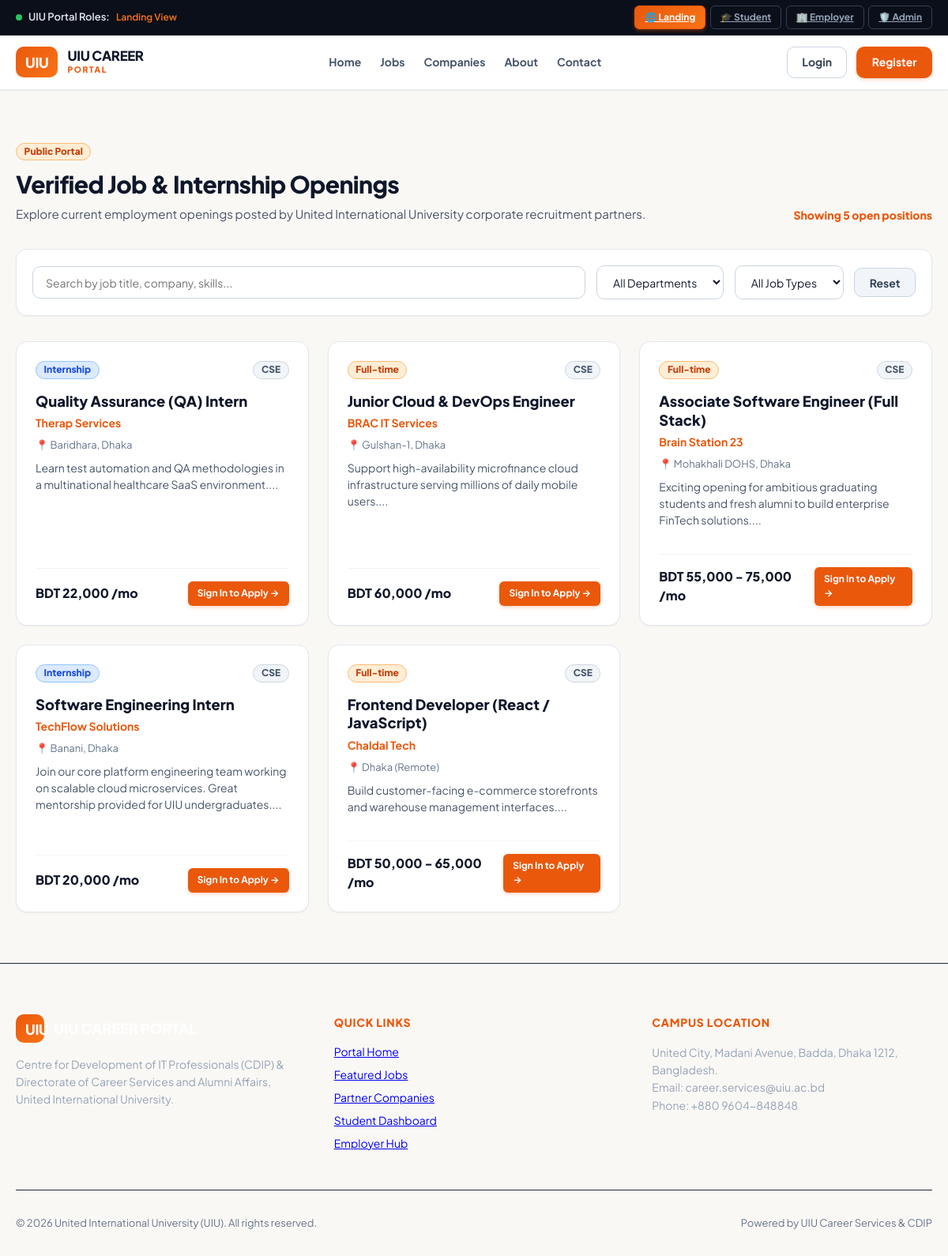
Page /guest/jobs.php on the committed database.
### tables this page shows
CREATE TABLE `jobs` (
  `id` INT AUTO_INCREMENT PRIMARY KEY,
  `company_id` INT NOT NULL,
  `title` VARCHAR(200) NOT NULL,
  `department` VARCHAR(50) NOT NULL DEFAULT 'CSE',
  `type` ENUM('Full-time', 'Internship', 'Contract', 'Part-time') NOT NULL DEFAULT 'Full-time',
  `workplace` ENUM('On-site', 'Remote', 'Hybrid') NOT NULL DEFAULT 'Hybrid',
  `location` VARCHAR(150) NOT NULL DEFAULT 'Dhaka, Bangladesh',
  `salary` VARCHAR(100) NOT NULL,
  `stipend_numeric` INT NOT NULL DEFAULT 0,
  `deadline` DATE NOT NULL,
  `skills` TEXT NOT NULL,
  `description` TEXT NOT NULL,
  `requirements` TEXT NOT NULL,
  `responsibilities` TEXT NOT NULL,
  `status` ENUM('Approved', 'Pending', 'Rejected') NOT NULL DEFAULT 'Approved',
  `featured` TINYINT(1) DEFAULT 0,
  `applicants_count` INT DEFAULT 0,
  `created_at` TIMESTAMP DEFAULT CURRENT_TIMESTAMP,
  FOREIGN KEY (`company_id`) REFERENCES `companies`(`id`) ON DELETE CASCADE
);

CREATE TABLE `companies` (
  `id` INT AUTO_INCREMENT PRIMARY KEY,
  `user_id` INT NULL UNIQUE,
  `name` VARCHAR(150) NOT NULL,
  `sector` VARCHAR(100) NOT NULL,
  `industry` VARCHAR(100) NOT NULL,
  `location` VARCHAR(150) NOT NULL,
  `website` VARCHAR(255) NOT NULL,
  `email` VARCHAR(150) NOT NULL,
  `phone` VARCHAR(50) NOT NULL,
  `description` TEXT,
  `verified` TINYINT(1) DEFAULT 0,
  `status` ENUM('Verified', 'Pending', 'Rejected') DEFAULT 'Pending',
  `health_score` INT DEFAULT 90,
  `logo` VARCHAR(255) DEFAULT 'default-company.png',
  `created_at` TIMESTAMP DEFAULT CURRENT_TIMESTAMP
);

### includes/functions.php (called while the page is built, shortened)
<?php
function get_app_root() {
    $script_dir = str_replace('\\', '/', dirname($_SERVER['SCRIPT_NAME'] ?? ''));
    $app_root = preg_replace('#/(student|company|admin|guest|api|includes|config|src)$#i', '', $script_dir);
    if ($app_root === '/' || $app_root === '') {
        return '';
    }
    return rtrim($app_root, '/');
}

### includes/auth.php (called while the page is built, shortened)
<?php
function is_logged_in() {
    return !empty($_SESSION['user']['id']);
}

### guest/jobs.php (the view, shortened to what this page needs)
<?php
require_once __DIR__ . '/../includes/auth.php';
require_once __DIR__ . '/../includes/functions.php';
$active_role_section = 'landing';
$pdo = get_db_connection();
$jobs = [];
if ($pdo) {
    try {
        $stmt = $pdo->query("
            SELECT j.*, c.name as company_name, c.logo as company_logo, c.location as company_location
            FROM jobs j
            JOIN companies c ON j.company_id = c.id
            WHERE j.status = 'Approved'
            ORDER BY j.featured DESC, j.id DESC
        ");
        $jobs = $stmt->fetchAll();
    } catch (Exception $e) {
        error_log("Error in guest/jobs.php: " . $e->getMessage());
    }
}
require_once __DIR__ . '/../includes/header.php';
require_once __DIR__ . '/../includes/navbar.php';
?>
<main class="section-wrapper">
  <div class="section-head">
    <div>
      <span class="badge badge-orange" style="margin-bottom: 0.5rem;">Public Portal</span>
      <h1 class="section-title">Verified Job & Internship Openings</h1>
      <p class="section-subtitle">
        Explore current employment openings posted by United International University corporate recruitment partners.
      </p>
    </div>
    <div id="jobs-match-count" style="font-size: 0.875rem; font-weight: 800; color: var(--primary);">
      Showing <?= count($jobs) ?> open positions
    </div>
  </div>
  <div class="filter-card">
    <div class="search-input-wrapper">
      <input type="text" id="job-search-input" class="search-input" placeholder="Search by job title, company, skills...">
    </div>
    <select id="job-dept-filter" class="filter-select">
      <option value="All">All Departments</option>
    </select>
    <select id="job-type-filter" class="filter-select">
      <option value="All">All Job Types</option>
    </select>
    <button type="button" class="btn btn-secondary" onclick="resetFilters()">Reset</button>
  </div>
  <div id="jobs-container" class="cards-grid">
    <?php foreach ($jobs as $j): ?>
      <article class="job-card" data-department="<?= htmlspecialchars($j['department']) ?>" data-type="<?= htmlspecialchars($j['type']) ?>">
        <div>
          <div class="card-top">
            <span class="badge <?= ($j['type'] === 'Internship') ? 'badge-blue' : 'badge-orange' ?>">
              <?= htmlspecialchars($j['type']) ?>
            </span>
            <span class="badge badge-gray"><?= htmlspecialchars($j['department']) ?></span>
          </div>
          <h3 class="job-title"><?= htmlspecialchars($j['title']) ?></h3>
          <div class="company-name"><?= htmlspecialchars($j['company_name']) ?></div>
          <p style="font-size: 0.8125rem; color: var(--slate-500); margin: 0.5rem 0;">📍 <?= htmlspecialchars($j['location']) ?></p>
          <p style="font-size: 0.875rem; color: var(--slate-600); line-height: 1.5; margin-bottom: 0.75rem;">
            <?= htmlspecialchars(substr($j['description'], 0, 140)) ?>...
          </p>
        </div>
        <div class="card-footer">
          <span style="font-weight: 800; color: var(--slate-900);"><?= htmlspecialchars($j['salary']) ?></span>
          <?php if (is_logged_in() && has_role('student')): ?>
            <a href="<?= $app_root ?>/student/job_details.php?id=<?= $j['id'] ?>" class="btn btn-primary btn-sm">
              Apply Now &rarr;
            </a>
          <?php else: ?>
            <a href="<?= $app_root ?>/login.php" class="btn btn-primary btn-sm" title="Log in as UIU student to apply">
              Sign In to Apply &rarr;
            </a>
          <?php endif; ?>
        </div>
      </article>
    <?php endforeach; ?>
  </div>
</main>
<?php require_once __DIR__ . '/../includes/footer.php'; ?>

### includes/header.php (shortened to what this page needs)
<?php
require_once __DIR__ . '/functions.php';
require_once __DIR__ . '/auth.php';
$app_root = get_app_root();
?>
<!DOCTYPE html>
<html lang="en">
<head>
  <link rel="stylesheet" href="<?= $app_root ?>/assets/css/style.css">
  <link rel="stylesheet" href="<?= $app_root ?>/src/css/style.css">
</head>
<body>

### includes/navbar.php (shortened to what this page needs)
<?php
require_once __DIR__ . '/auth.php';
require_once __DIR__ . '/functions.php';
$app_root = get_app_root();
$user = current_user();
$current_role = $user['role'] ?? 'guest';
$active_role_section = $active_role_section ?? 'landing';
?>
<aside class="top-role-bar" aria-label="Role Navigation Bar">
  <div class="top-role-container">
    <div class="role-brand-label">
      <span class="pulse-dot"></span>
      <span>UIU Portal Roles:</span>
      <span style="color: #f97316; font-size: 0.75rem; text-transform: capitalize;">
        <?= htmlspecialchars($active_role_section) ?> View
      </span>
    </div>
    <div class="role-nav-tabs">
      <a href="<?= $app_root ?>/index.php" class="role-tab-btn <?= ($active_role_section === 'landing') ? 'active' : '' ?>">
        <span>🌐 Landing</span>
      </a>
      <a href="<?= $app_root ?>/student/dashboard.php" class="role-tab-btn <?= ($active_role_section === 'student') ? 'active' : '' ?>">
        <span>🎓 Student</span>
      </a>
      <a href="<?= $app_root ?>/company/dashboard.php" class="role-tab-btn <?= ($active_role_section === 'company') ? 'active' : '' ?>">
        <span>🏢 Employer</span>
      </a>
      <a href="<?= $app_root ?>/admin/dashboard.php" class="role-tab-btn <?= ($active_role_section === 'admin') ? 'active' : '' ?>">
        <span>🛡️ Admin</span>
      </a>
    </div>
  </div>
</aside>
<header class="main-navbar">
  <div class="navbar-container">
    <a href="<?= $app_root ?>/index.php#home" class="nav-brand" title="UIU Career Portal Homepage">
      <div class="brand-badge">UIU</div>
      <div>
        <div class="brand-title">UIU CAREER</div>
        <div class="brand-sub">PORTAL <?= $current_role !== 'guest' ? '• ' . strtoupper($current_role) : '' ?></div>
      </div>
    </a>
    <nav class="nav-links">
      <a href="<?= $app_root ?>/index.php#home" class="nav-link">Home</a>
      <a href="<?= $app_root ?>/index.php#jobs" class="nav-link">Jobs</a>
      <a href="<?= $app_root ?>/index.php#companies" class="nav-link">Companies</a>
      <a href="<?= $app_root ?>/index.php#about" class="nav-link">About</a>
      <a href="<?= $app_root ?>/index.php#contact" class="nav-link">Contact</a>
    </nav>
    <div class="nav-actions">
      <?php if (!is_logged_in()): ?>
        <a href="<?= $app_root ?>/login.php" class="btn btn-outline">Login</a>
        <a href="<?= $app_root ?>/register.php" class="btn btn-primary">Register</a>
      <?php endif; ?>
    </div>
  </div>
</header>

### includes/footer.php (shortened to what this page needs)
<?php
require_once __DIR__ . '/functions.php';
$app_root = get_app_root();
?>
  <footer id="contact" style="background-color: var(--slate-950); color: #ffffff; padding: 4rem 1.25rem 2rem; margin-top: auto; border-top: 1px solid #1e293b;">
    <div style="max-width: 1280px; margin: 0 auto; display: grid; grid-template-columns: repeat(auto-fit, minmax(250px, 1fr)); gap: 3rem; margin-bottom: 3rem;">
      <div>
        <div style="display: flex; align-items: center; gap: 0.75rem; margin-bottom: 1rem;">
          <div class="brand-badge" style="width: 2.25rem; height: 2.25rem;">UIU</div>
          <span style="font-weight: 900; font-size: 1.125rem;">UIU CAREER PORTAL</span>
        </div>
        <p style="color: var(--slate-400); font-size: 0.875rem; line-height: 1.6;">
          Centre for Development of IT Professionals (CDIP) & Directorate of Career Services and Alumni Affairs, United International University.
        </p>
      </div>
      <div>
        <h4 style="font-size: 0.875rem; font-weight: 800; text-transform: uppercase; letter-spacing: 0.05em; color: var(--primary); margin-bottom: 1rem;">Quick Links</h4>
        <ul style="list-style: none; display: flex; flex-direction: column; gap: 0.5rem; font-size: 0.875rem; color: var(--slate-400);">
          <li><a href="<?= $app_root ?>/index.php#home">Portal Home</a></li>
          <li><a href="<?= $app_root ?>/index.php#jobs">Featured Jobs</a></li>
          <li><a href="<?= $app_root ?>/index.php#companies">Partner Companies</a></li>
          <li><a href="<?= $app_root ?>/student/dashboard.php">Student Dashboard</a></li>
          <li><a href="<?= $app_root ?>/company/dashboard.php">Employer Hub</a></li>
        </ul>
      </div>
      <div>
        <h4 style="font-size: 0.875rem; font-weight: 800; text-transform: uppercase; letter-spacing: 0.05em; color: var(--primary); margin-bottom: 1rem;">Campus Location</h4>
        <p style="color: var(--slate-400); font-size: 0.875rem; line-height: 1.6;">
          United City, Madani Avenue, Badda, Dhaka 1212, Bangladesh.<br>
          Email: career.services@uiu.ac.bd<br>
          Phone: +880 9604-848848
        </p>
      </div>
    </div>
    <div style="max-width: 1280px; margin: 0 auto; padding-top: 2rem; border-top: 1px solid #1e293b; display: flex; justify-content: space-between; align-items: center; flex-wrap: wrap; gap: 1rem; font-size: 0.8125rem; color: var(--slate-500);">
      <p>&copy; <?= date('Y') ?> United International University (UIU). All rights reserved.</p>
      <p>Powered by UIU Career Services & CDIP</p>
    </div>
  </footer>
</body>
</html>

### rows in the picture
jobs: type "Internship", department "CSE", title "Quality Assurance (QA) Intern", company.name "Therap Services", location "Baridhara, Dhaka", description "Learn test automation and QA methodologies in a multinational healthcare SaaS environment.", salary "BDT 22,000 /mo"
jobs: type "Full-time", department "CSE", title "Junior Cloud & DevOps Engineer", company.name "BRAC IT Services", location "Gulshan-1, Dhaka", description "Support high-availability microfinance cloud infrastructure serving millions of daily mobile users.", salary "BDT 60,000 /mo"
jobs: type "Full-time", department "CSE", title "Associate Software Engineer (Full Stack)", company.name "Brain Station 23", location "Mohakhali DOHS, Dhaka", description "Exciting opening for ambitious graduating students and fresh alumni to build enterprise FinTech solutions.", salary "BDT 55,000 - 75,000 /mo"
jobs: type "Internship", department "CSE", title "Software Engineering Intern", company.name "TechFlow Solutions", location "Banani, Dhaka", description "Join our core platform engineering team working on scalable cloud microservices. Great mentorship provided for UIU undergraduates.", salary "BDT 20,000 /mo"
jobs: type "Full-time", department "CSE", title "Frontend Developer (React / JavaScript)", company.name "Chaldal Tech", location "Dhaka (Remote)", description "Build customer-facing e-commerce storefronts and warehouse management interfaces.", salary "BDT 50,000 - 65,000 /mo"

### other values in the picture
$active_role_section "Landing"
count($jobs) "5"
